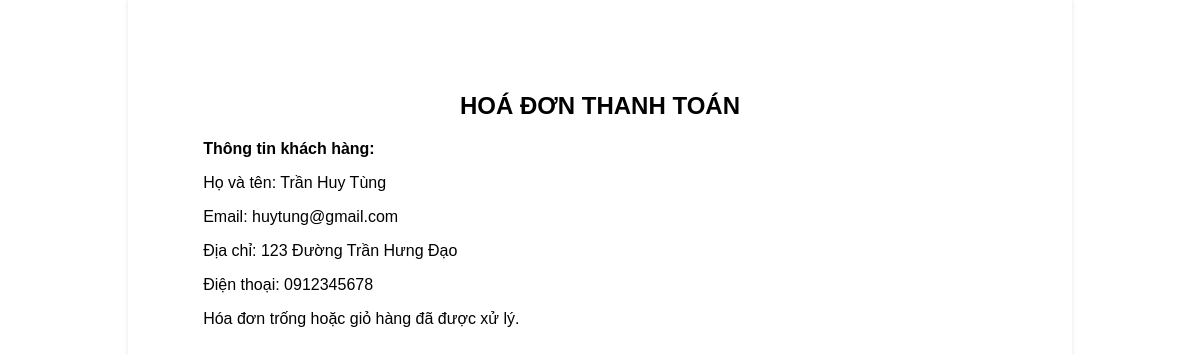
Page /php/hoadon.php (signed in) on the committed database.
### tables this page shows
CREATE TABLE `user` (
  `id` int(11) NOT NULL,
  `accountname` varchar(50) NOT NULL,
  `username` varchar(50) NOT NULL,
  `email` varchar(50) NOT NULL,
  `phone` varchar(15) NOT NULL,
  `address` varchar(300) NOT NULL,
  `password` varchar(50) NOT NULL
);

### php/hoadon.php (the view, shortened to what this page needs)
<?php
$servername = "localhost";
$username = "root";
$password = "";
$dbname = "ql_webbanhang";
$conn = new mysqli($servername, $username, $password, $dbname);
$userId = isset($_SESSION['username']) ? $_SESSION['username'] : null;
$user_info = null;
if ($userId) {
    $sql_user = "SELECT accountname, email, address, phone FROM user WHERE username = ?";
    $stmt_user = $conn->prepare($sql_user);
    $stmt_user->bind_param("s", $userId);
    $stmt_user->execute();
    $result_user = $stmt_user->get_result();
    if ($result_user && $row_user = $result_user->fetch_assoc()) {
        $user_info = $row_user;
    }
}
?>
<!DOCTYPE html>
<html lang="vi">
<head>
</head>
<body>
<div class="invoice-container">
    <h1>HOÁ ĐƠN THANH TOÁN</h1>
    <?php if ($user_info): ?>
        <p><strong>Thông tin khách hàng:</strong></p>
        <p>Họ và tên: <?php echo htmlspecialchars($user_info['accountname']); ?></p>
        <p>Email: <?php echo htmlspecialchars($user_info['email']); ?></p>
        <p>Địa chỉ: <?php echo htmlspecialchars($user_info['address']); ?></p>
        <p>Điện thoại: <?php echo htmlspecialchars($user_info['phone']); ?></p>
    <?php endif; ?>
    <?php if (!empty($idhd)): ?>
        <table>
            <tr>
                <th>Tên sản phẩm</th>
                <th>Số lượng</th>
                <th>Đơn giá</th>
                <th>Tổng cộng</th>
            </tr>
            <?php
            $grandTotal = 0;
            $sql = "SELECT sp.tensp, cthd.soluong, cthd.dongia, cthd.tongtien
                    FROM chitiethoadon cthd
                    JOIN sanpham sp ON cthd.idsp = sp.idsp
                    WHERE cthd.idhd = $idhd";
            $result = $conn->query($sql);
            if ($result) {
                while ($row = $result->fetch_assoc()) {
                    $grandTotal += $row['tongtien'];
                    ?>
                    <tr>
                        <td><?php echo $row['tensp']; ?></td>
                        <td><?php echo $row['soluong']; ?></td>
                        <td><?php echo number_format($row['dongia'], 0, ',', '.'); ?> VND</td>
                        <td><?php echo number_format($row['tongtien'], 0, ',', '.'); ?> VND</td>
                    </tr>
                <?php }
            }
            ?>
        </table>
        <p class="total">Tổng tiền: <?php echo number_format($grandTotal, 0, ',', '.'); ?> VND</p>
        <div class="print-btn">
            <button onclick="window.print()">In hoá đơn</button>
            <a href="trangchu.php" style="text-decoration: none;">
                <button style=" margin-left: 10px;">Quay về trang chủ</button>
            </a>
        </div>
    <?php else: ?>
        <p>Hóa đơn trống hoặc giỏ hàng đã được xử lý.</p>
    <?php endif; ?>
</div>
</body>
</html>

### php/hoadon.php (style rules this page uses)
body { font-family: Arial, sans-serif; margin: 0; padding: 0; }
.invoice-container { width: 210mm; min-height: 297mm; padding: 20mm; margin: auto; background: white; box-shadow: 0 0 5px rgba(0, 0, 0, 0.1); }
h1 { text-align: center; font-size: 24px; margin-bottom: 20px; }

### rows in the picture
user: accountname "Trần Huy Tùng", email "huytung@gmail.com", address "123 Đường Trần Hưng Đạo", phone "0912345678"
